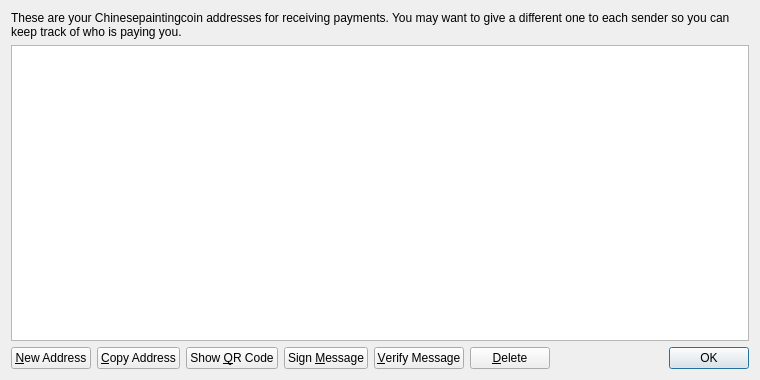
<?xml version="1.0" encoding="UTF-8"?>
<ui version="4.0">
 <class>AddressBookPage</class>
 <widget class="QWidget" name="AddressBookPage">
  <property name="geometry">
   <rect>
    <x>0</x>
    <y>0</y>
    <width>760</width>
    <height>380</height>
   </rect>
  </property>
  <property name="windowTitle">
   <string>Address Book</string>
  </property>
  <layout class="QVBoxLayout" name="verticalLayout">
   <item>
    <widget class="QLabel" name="labelExplanation">
     <property name="text">
      <string>These are your Chinesepaintingcoin addresses for receiving payments. You may want to give a different one to each sender so you can keep track of who is paying you.</string>
     </property>
     <property name="textFormat">
      <enum>Qt::PlainText</enum>
     </property>
     <property name="wordWrap">
      <bool>true</bool>
     </property>
    </widget>
   </item>
   <item>
    <widget class="QTableView" name="tableView">
     <property name="contextMenuPolicy">
      <enum>Qt::CustomContextMenu</enum>
     </property>
     <property name="toolTip">
      <string>Double-click to edit address or label</string>
     </property>
     <property name="tabKeyNavigation">
      <bool>false</bool>
     </property>
     <property name="selectionMode">
      <enum>QAbstractItemView::SingleSelection</enum>
     </property>
     <property name="selectionBehavior">
      <enum>QAbstractItemView::SelectRows</enum>
     </property>
     <property name="sortingEnabled">
      <bool>true</bool>
     </property>
     <attribute name="verticalHeaderVisible">
      <bool>false</bool>
     </attribute>
    </widget>
   </item>
   <item>
    <layout class="QHBoxLayout" name="horizontalLayout">
     <item>
      <widget class="QPushButton" name="newAddressButton">
       <property name="toolTip">
        <string>Create a new address</string>
       </property>
       <property name="text">
        <string>&amp;New Address</string>
       </property>
      </widget>
     </item>
     <item>
      <widget class="QPushButton" name="copyToClipboard">
       <property name="toolTip">
        <string>Copy the currently selected address to the system clipboard</string>
       </property>
       <property name="text">
        <string>&amp;Copy Address</string>
       </property>
      </widget>
     </item>
     <item>
      <widget class="QPushButton" name="showQRCode">
       <property name="text">
        <string>Show &amp;QR Code</string>
       </property>
      </widget>
     </item>
     <item>
      <widget class="QPushButton" name="signMessage">
       <property name="toolTip">
        <string>Sign a message to prove you own a Chinesepaintingcoin address</string>
       </property>
       <property name="text">
        <string>Sign &amp;Message</string>
       </property>
      </widget>
     </item>
     <item>
      <widget class="QPushButton" name="verifyMessage">
       <property name="toolTip">
        <string>Verify a message to ensure it was signed with a specified Chinesepaintingcoin address</string>
       </property>
       <property name="text">
        <string>&amp;Verify Message</string>
       </property>
      </widget>
     </item>
     <item>
      <widget class="QPushButton" name="deleteButton">
       <property name="toolTip">
        <string>Delete the currently selected address from the list</string>
       </property>
       <property name="text">
        <string>&amp;Delete</string>
       </property>
      </widget>
     </item>
     <item>
      <spacer name="horizontalSpacer">
       <property name="orientation">
        <enum>Qt::Horizontal</enum>
       </property>
       <property name="sizeHint" stdset="0">
        <size>
         <width>40</width>
         <height>20</height>
        </size>
       </property>
      </spacer>
     </item>
     <item>
      <widget class="QDialogButtonBox" name="buttonBox">
       <property name="sizePolicy">
        <sizepolicy hsizetype="Maximum" vsizetype="Fixed">
         <horstretch>0</horstretch>
         <verstretch>0</verstretch>
        </sizepolicy>
       </property>
       <property name="standardButtons">
        <set>QDialogButtonBox::Ok</set>
       </property>
      </widget>
     </item>
    </layout>
   </item>
  </layout>
 </widget>
 <resources>
  <include location="../bitcoin.qrc"/>
 </resources>
 <connections/>
</ui>
